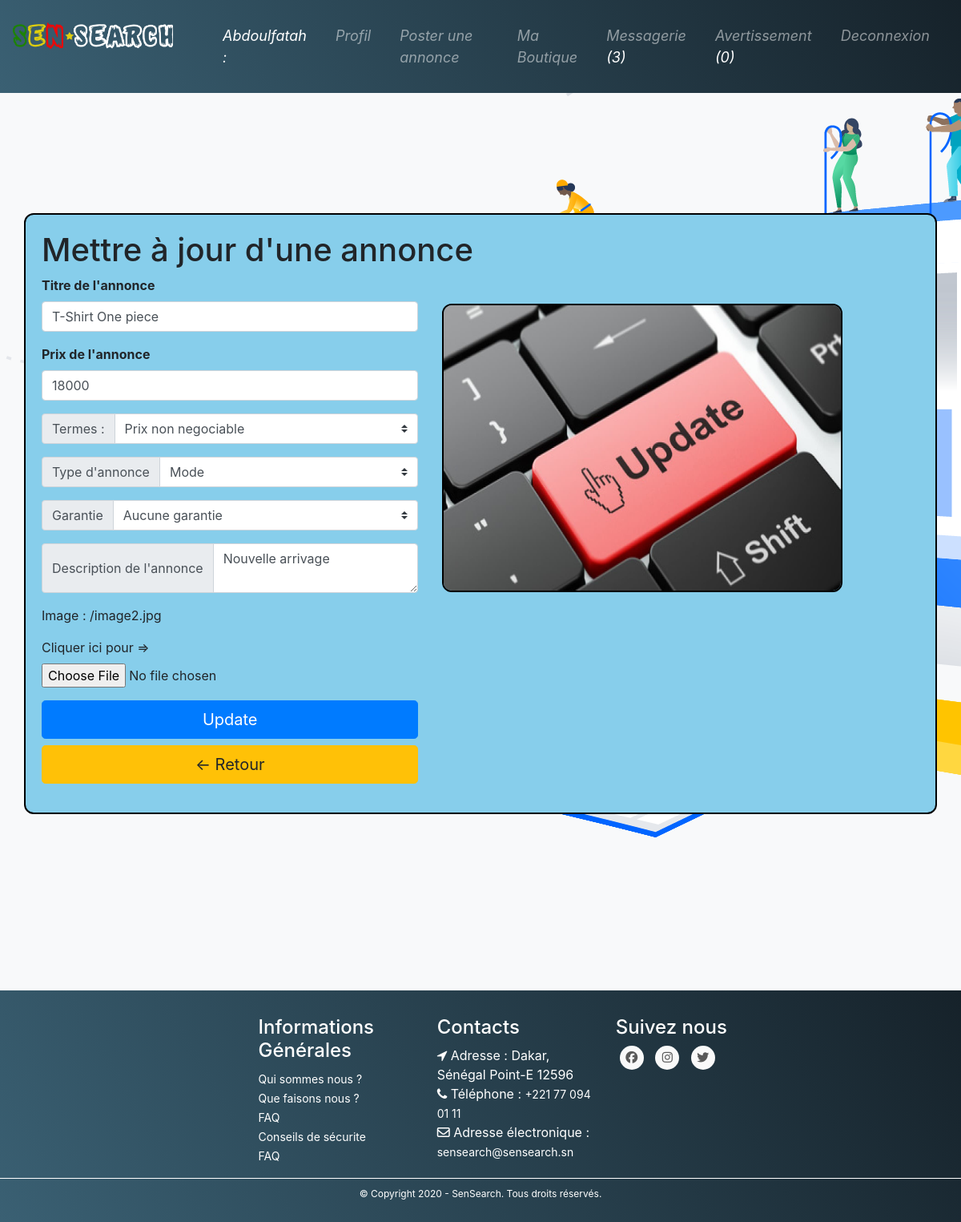
The page /users/edit.php?id=9 (signed in) on the database its author committed.
### tables this page shows
CREATE TABLE `annonces` (
  `id` int(11) NOT NULL,
  `boutique` int(11) NOT NULL,
  `titre_annonce` varchar(255) NOT NULL,
  `type_annonce` int(11) NOT NULL,
  `prix_annonce` int(11) NOT NULL,
  `terme` int(11) NOT NULL,
  `garantie` int(11) NOT NULL,
  `description` text NOT NULL,
  `img` text NOT NULL,
  `date_annonce` timestamp NOT NULL DEFAULT current_timestamp()
);

### users/edit.php (the view, shortened to what this page needs)
<?php require 'head_user.php'; ?>
<?php require '../connexionDB.php'; ?>
<?php
	function data_test($data){
	return $data;
	}
	if (!empty($_GET['id'])) {
		$id = data_test($_GET['id']);
	}
	else{
		header("Location:boutique.php");
	}
	$sql = $bdd->prepare("SELECT * FROM annonces WHERE id = ?");
	$sql->execute(array($id));
	$data = $sql->fetch();
	$titre = data_test($data['titre_annonce']);
	$prix = data_test($data['prix_annonce']);
	$type = data_test($data['type_annonce']);
	$terme = data_test($data['terme']);
	$garantie = data_test($data['garantie']);
	$description= data_test($data['description']);
	$img = data_test($data['img']);
 ?>
<div class="container">
	<div class="row">
		<div class="col-md-8">
	<h1>Mettre à jour d'une annonce</h1>
	<form method="POST" enctype="multipart/form-data">
		<div class="row">
			<div class="col-md-8">
				<div class="form-group">
					<label for="titre"><b>Titre de l'annonce</b></label>
					<input type="text" name="titre" class="form-control" placeholder="Titre de l'annonce" id="titre" value="<?php echo $titre ;?>">
				</div>
				<div class="form-group">
					<label for="prix"><b>Prix de l'annonce</b></label>
					<input type="number" name="prix" class="form-control" placeholder="Prix de l'annonce" id="prix" value="<?php echo $prix ;?>">
				</div>
				<div class="form-group input-group">
					<div class="input-group-prepend">
						<span class="input-group-text">Termes :</span>
					</div>
					<select class="custom-select" name="terme">
						<?php
							foreach ($bdd->query("SELECT * FROM terme") as $value) {
								if ($value['id'] == $terme) {
									echo '<option selected="selected" value="'.$value['id'].'">'.$value['terme_annonce'].'</option>';
								}
								else
								{
										echo '<option value="'.$value['id'].'">'.$value['terme_annonce'].'</option>';
								}
							}
						 ?>
					</select>
				</div>
				<div class="input-group form-group">
					<div class="input-group-prepend">
	     				  <span class="input-group-text">Type d'annonce</span>
	   				 </div>
					 <select class="custom-select" name="type_annonce">
						<?php
							foreach ($bdd->query("SELECT * FROM type") as $value1 ) {
								if ($value1['id'] == $type) {
									echo '<option selected="selected" value="'.$value1['id'].'">'.$value1['type_annonce'].'</option>';
								}
								else{
									echo '<option value="'.$value1['id'].'">'.$value1['type_annonce'].'</option>';
								}
							}
						 ?>
					</select>
				</div>
				<div class="input-group form-group">
					<div class="input-group-prepend">
						<span class="input-group-text">Garantie</span>
					</div>
					<select class="custom-select" name="garantie">
						<?php
							foreach ($bdd->query("SELECT * FROM garantie") as $value2 ) {
								if ($value2['id'] == $garantie) {
									echo '<option selected="selected" value="'.$value2['id'].'">'.$value2['garantie_annonce'].'</option>';
								}
								else
								{
									echo '<option  value="'.$value2['id'].'">'.$value2['garantie_annonce'].'</option>';
								}
							}
						 ?>
					</select>
				</div>
				<div class="input-group form-group">
		    		<div class="input-group-prepend">
		       			<span class="input-group-text">Description de l'annonce</span>
		    		</div>
		    		<textarea class="form-control" aria-label="" name="description" required="" ><?php echo $description ?></textarea>
		  		</div>
		  		<p>Image : <?php echo strrchr($img, "/");; ?></p>
				<div class="form-group">
					<label for="image">Cliquer ici pour => </label>
					<input type="file" name="img1" id="image">
				</div>
				<div class="form-group">
					<input type="submit" name="ok" class="btn btn-primary btn-block btn-lg" value="Update">
					<a href="boutique.php" class="btn btn-warning btn-block btn-lg"><- Retour</a>
				</div>
			</div>
			<div class="col-md-4">
				<img src="../images/update.jpg" class="size">
			</div>
		</div>
	</form>
</div>
</div>
</div>
<?php require '../home/footer.php'; ?>

### home/footer.php (style rules this page uses)
body { background-color: #f8f9fa; background-image: url(../images/Homepage.png); background-repeat: no-repeat; width: auto; }

### users/edit.php (style rules this page uses)
.container { background: skyblue; border:2px solid black; border-radius: 12px; padding: 20px; }
.size { width: 500px; height: 360px; margin-top: 35px; border:solid 2px black; border-radius: 12px; }

### rows shown on the page
annonces: titre "T-Shirt One piece", prix "18000", description "Nouvelle arrivage", img "/image2.jpg"

### other values the page prints
$_SESSION['nom'] "Abdoulfatah"
$count['messages'] "3"
$alert['nb'] "0"
form field terme "Prix non negociable"
form field type_annonce "Mode"
form field garantie "Aucune garantie"
